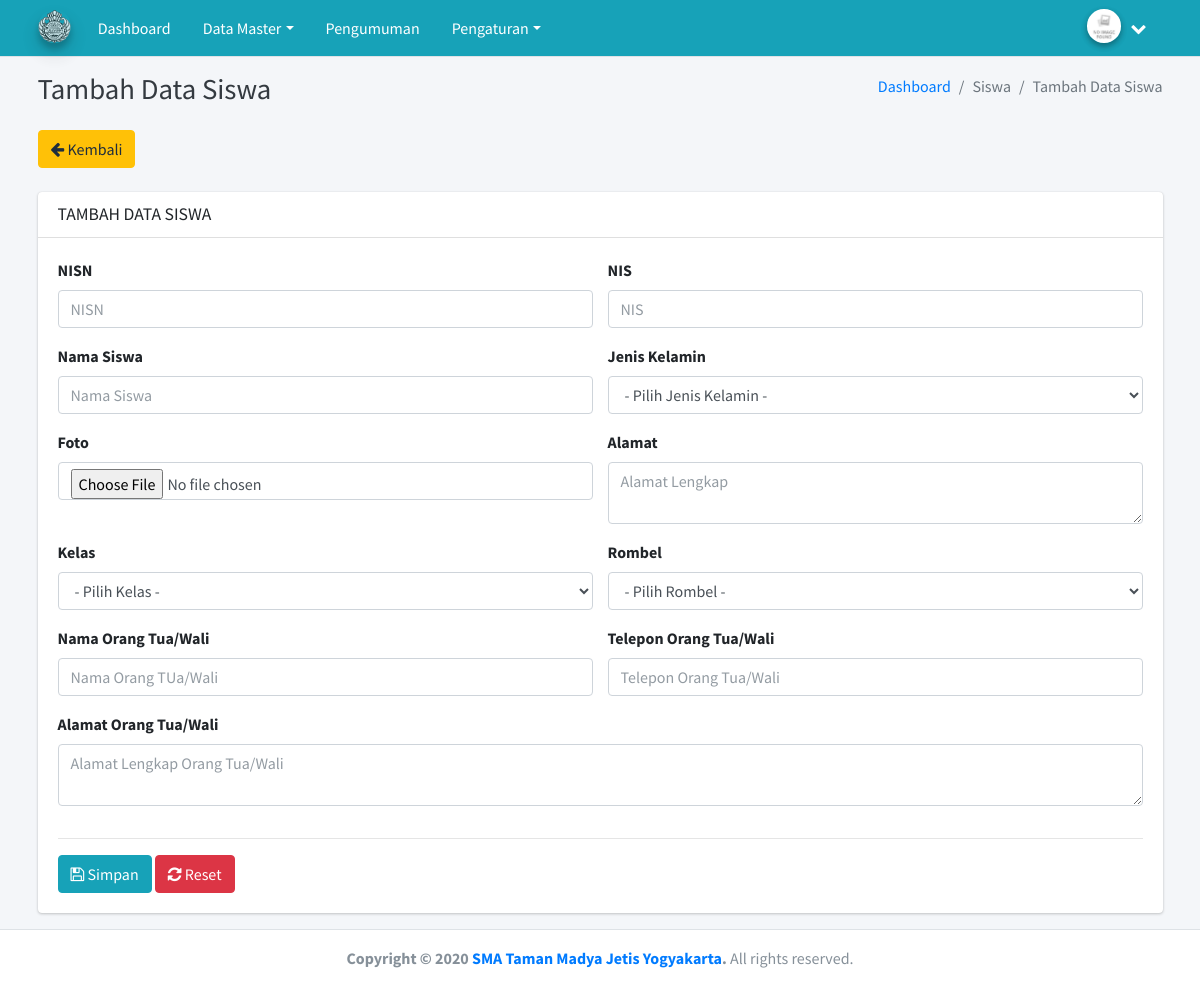
The page /index.php/admin/siswa/add on the database its author committed.
### tables this page shows
CREATE TABLE `profil_sekolah` (
  `id_profil_sekolah` int(11) NOT NULL,
  `nama` varchar(100) NOT NULL,
  `kepala` varchar(50) NOT NULL,
  `telepon` varchar(15) NOT NULL,
  `email` varchar(50) NOT NULL,
  `website` varchar(100) NOT NULL,
  `logo` text NOT NULL,
  `alamat` text NOT NULL
);

### application/views/admin/layout/v_wrapper.php (called while the page is built)
<?php
include 'v_head.php';
include 'v_nav.php';
include 'v_content.php';
include 'v_footer.php';
?>

### application/controllers/admin/Siswa.php (called while the page is built, shortened)
<?php
class Siswa extends CI_Controller {
	public function __construct()
	{
		$this->load->model('siswa_model', 'siswa');
		$this->load->model('kelas_model', 'kelas');
	}
	public function add()
	{
		$data = array(
			'title'	=> 'Data Siswa | Apps Sekolah',
			'kelas'	=> $this->kelas->list_kelas(),
			'rombel'	=> $this->kelas->list(),
			'content'	=> 'admin/siswa/v_add'
		);
		$this->load->view('admin/layout/v_wrapper', $data, FALSE);
	}
}

### index.php (called while the page is built, shortened)
<?php
require_once BASEPATH.'core/CodeIgniter.php';

### application/models/Public_model.php (called while the page is built, shortened)
<?php
class Public_model extends CI_Model {
	public function get_admin($id_admin)
	{
		$this->db->select('*');
		$this->db->from('admin');
		$this->db->where('id_admin', $id_admin);
		$query = $this->db->get();
		return $query->row();
	}
	public function get_profil_sekolah($id=1)
	{
		$this->db->select('*');
		$this->db->from('profil_sekolah');
		$this->db->where('id_profil_sekolah', $id);
		$query = $this->db->get();
		return $query->row();
	}
}

### application/views/admin/layout/v_content.php (called while the page is built)
<?php
if ($content)
{
	$this->load->view($content);
}
?>

### application/views/admin/siswa/v_add.php (the view, shortened to what this page needs)
<div class="content-wrapper">
  <div class="content-header">
    <div class="container">
      <div class="row mb-2">
        <div class="col-sm-6">
          <h1 class="m-0 text-dark"> Tambah Data Siswa</h1>
        </div>
        <div class="col-sm-6">
          <ol class="breadcrumb float-sm-right">
            <li class="breadcrumb-item"><a href="#">Dashboard</a></li>
            <li class="breadcrumb-item active">Siswa</li>
            <li class="breadcrumb-item active">Tambah Data Siswa</li>
          </ol>
        </div>
      </div>
    </div>
  </div>
  <div class="content">
    <div class="container">
      <a href="<?= base_url() ?>admin/siswa" class="btn btn-warning"><i class="fa fa-arrow-left"></i> Kembali</a>
      <br><br>
      <div class="row">
        <div class="col-lg-12">
          <div class="card">
            <div class="card-header">
              <h3 class="card-title"> TAMBAH DATA SISWA</h3>
            </div>
            <div class="card-body">
              <form enctype="multipart/form-data" action="<?= base_url() ?>admin/siswa/add" method="post">
                <div class="row">
                  <div class="form-group col-md-6">
                    <label for="">NISN</label>
                    <input type="text" name="nisn" class="form-control" placeholder="NISN" required="">
                  </div>
                  <div class="form-group col-md-6">
                    <label for="">NIS</label>
                    <input type="text" name="nis" class="form-control" placeholder="NIS" required="">
                  </div>
                  <div class="form-group col-md-6">
                    <label for="">Nama Siswa</label>
                    <input type="text" name="nama_siswa" class="form-control" placeholder="Nama Siswa" required="">
                  </div>
                  <div class="form-group col-md-6">
                    <label for="">Jenis Kelamin</label>
                    <select name="jk_siswa" id="" class="form-control" required="">
                     <option value="">- Pilih Jenis Kelamin -</option>
                   </select>
                 </div>
                 <div class="form-group col-md-6">
                  <label for="">Foto</label>
                  <input type="file" name="foto" class="form-control">
                </div>
                <div class="form-group col-md-6">
                  <label for="">Alamat</label>
                  <textarea name="alamat" id="" class="form-control" placeholder="Alamat Lengkap"></textarea>
                </div>
                <div class="form-group col-md-6">
                  <label for="">Kelas</label>
                  <select name="id_kelas" id="" class="form-control" required="">
                    <option value="">- Pilih Kelas -</option>
                  </select>
                </div>
                <div class="form-group col-md-6">
                  <label for="">Rombel</label>
                  <select name="id_rombel" id="" class="form-control" required="">
                    <option value="">- Pilih Rombel -</option>
                  </select>
                </div>
                <div class="form-group col-md-6">
                  <label for="">Nama Orang Tua/Wali</label>
                  <input type="text" name="nama_wali" class="form-control" placeholder="Nama Orang TUa/Wali" required="">
                </div>
                <div class="form-group col-md-6">
                  <label for="">Telepon Orang Tua/Wali</label>
                  <input type="text" name="telepon_wali" class="form-control" placeholder="Telepon Orang Tua/Wali" required="">
                </div>
                <div class="form-group col-md-12">
                  <label for="">Alamat Orang Tua/Wali</label>
                  <textarea name="alamat_wali" id="" class="form-control" placeholder="Alamat Lengkap Orang Tua/Wali"></textarea>
                </div>
              </div>
              <hr>
              <button type="submit" class="btn btn-primary"><i class="fa fa-save"></i> Simpan</button>
              <button type="reset" class="btn btn-danger"><i class="fa fa-refresh"></i> Reset</button>
            </form>
          </div>
        </div>
      </div>
    </div>
  </div>
</div>
</div>

### application/views/admin/layout/v_nav.php (shortened to what this page needs)
<nav class="main-header navbar navbar-expand-md navbar-light navbar-white">
  <div class="container">
    <a href="<?= base_url() ?>admin/dashboard" class="navbar-brand">
      <img src="<?= base_url() ?>public/media/upload-profil-sekolah/<?= $data_profil_sekolah->logo ?>" alt="AdminLTE Logo" class="brand-image img-circle elevation-3"
      style="opacity: .8">
    </a>
    <div class="collapse navbar-collapse order-3" id="navbarCollapse">
      <ul class="navbar-nav">
        <li class="nav-item">
          <a href="<?= base_url() ?>admin/dashboard" class="nav-link">Dashboard</a>
        </li>
        <li class="nav-item dropdown">
          <a id="dropdownSubMenu1" href="#" data-toggle="dropdown" aria-haspopup="true" aria-expanded="false" class="nav-link dropdown-toggle">Data Master</a>
        </li>
        <li class="nav-item">
          <a href="<?= base_url() ?>admin/pengumuman" class="nav-link">Pengumuman</a>
        </li>
        <li class="nav-item dropdown">
          <a id="dropdownSubMenu1" href="#" data-toggle="dropdown" aria-haspopup="true" aria-expanded="false" class="nav-link dropdown-toggle">Pengaturan</a>
        </li>
      </ul>
    </div>
    <ul class="order-1 order-md-3 navbar-nav navbar-no-expand ml-auto">
      <li class="nav-item dropdown user-menu">
        <a href="#" class="nav-link dropdown-toggle" data-toggle="dropdown">
          <?php if (empty($data_admin->foto)): ?>
            <img src="<?= base_url() ?>public/media/icon/no-img.jpg" class="user-image img-circle elevation-2" alt="User Image">
            <?php else: ?>
              <img src="<?= base_url() ?>public/media/upload-admin/<?= $data_admin->foto ?>" class="user-image img-circle elevation-2" alt="User Image">
            <?php endif ?>
            <span class="d-none d-md-inline"><?= $data_admin->nama ?></span> <i class="fa fa-chevron-down"></i>
          </a>
      </li>
    </ul>
  </div>
</nav>

### application/views/admin/layout/v_footer.php (shortened to what this page needs)
<footer class="main-footer">
  <center><strong>Copyright &copy; 2020 <a href="https://adminlte.io"><?= $data_profil_sekolah->nama ?></a>.</strong> All rights reserved.</center>
</footer>
</div>
</body>
</html>

### rows shown on the page
profil_sekolah: logo (picture), nama "SMA Taman Madya Jetis Yogyakarta"
